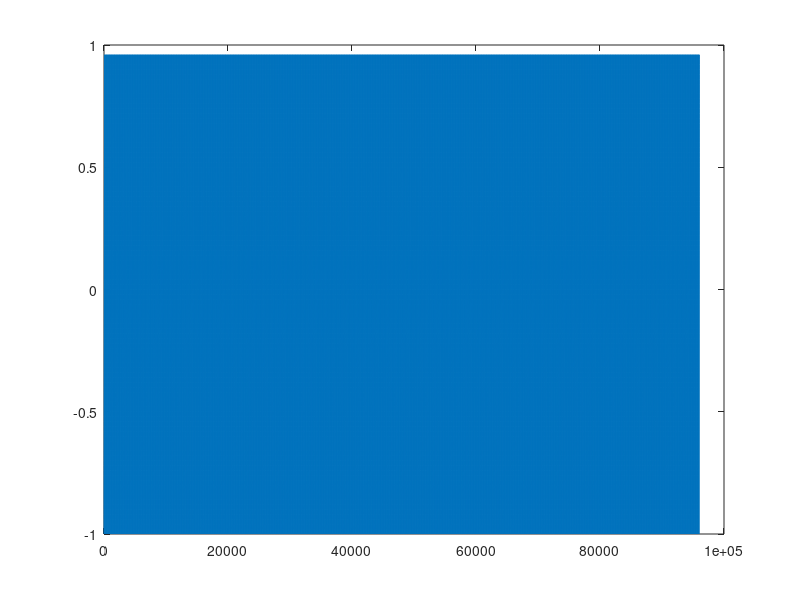

Write the MATLAB code that produced this figure.
clc; close all;clear all;

n = 0:1:99;
x = (2*n)/100 - 1;
alpha = 1;
Fs = 48000;

for i = 100:100:(Fs*2-100)
    for j = 0:99
        x(i + j) = alpha^(i/100) * x(j+1);
    end
end

plot(x);
sound(x, Fs);